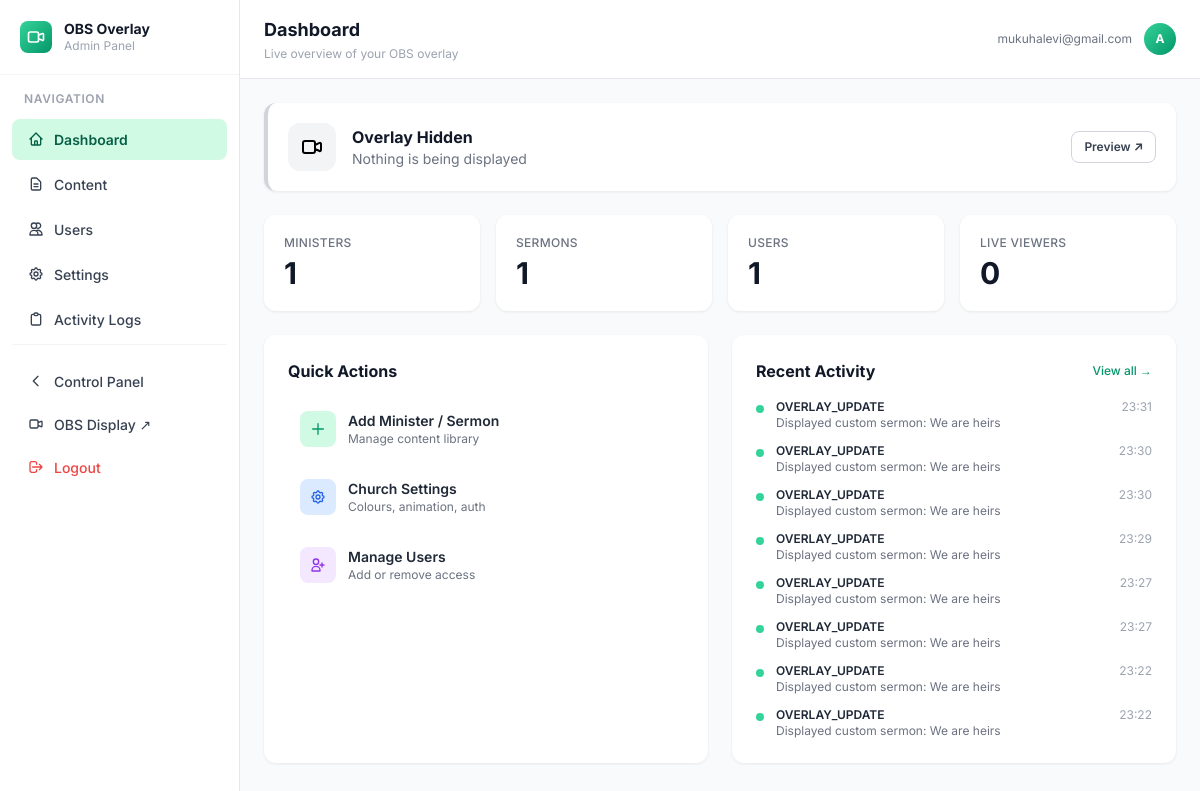
The app's page /admin/dashboard (signed in) with its own data.
### models.py (models this page shows, shortened)
class User(UserMixin, db.Model):
    id = db.Column(db.Integer, primary_key=True)
    email = db.Column(db.String(120), unique=True, nullable=False)
    name = db.Column(db.String(120))
    is_admin = db.Column(db.Boolean, default=False)
    created_at = db.Column(db.DateTime, default=datetime.utcnow)

class ActivityLog(db.Model):
    id = db.Column(db.Integer, primary_key=True)
    user_id = db.Column(db.Integer, db.ForeignKey('user.id'), nullable=True)
    user_email = db.Column(db.String(120))
    user_name = db.Column(db.String(120))
    action = db.Column(db.String(100), nullable=False)
    details = db.Column(db.String(500))
    timestamp = db.Column(db.DateTime, default=datetime.utcnow)
    ip_address = db.Column(db.String(50))

### blueprints/admin.py (the view)
@admin_bp.route('/')
@admin_bp.route('/dashboard')
@login_required
@admin_required
def dashboard():
    from models import Church, Settings, AnimationSettings, Minister, Sermon, User, ActivityLog
    church = Church.query.first()
    settings = {s.key: s.value for s in Settings.query.all()}
    animation_settings = AnimationSettings.query.first()
    cleanup_old_logs()
    recent_logs = ActivityLog.query.order_by(ActivityLog.timestamp.desc()).limit(8).all()
    return render_template('admin/dashboard.html',
                           church=church,
                           settings=settings,
                           animation_settings=animation_settings,
                           current_state=overlay_state,
                           ministers_count=Minister.query.count(),
                           sermons_count=Sermon.query.count(),
                           users_count=User.query.count(),
                           sse_clients=len(state_update_queues),
                           recent_logs=recent_logs)

### utils/helpers.py (called while the page is built)
def admin_required(f):
    @wraps(f)
    def decorated(*args, **kwargs):
        if not current_user.is_authenticated:
            return redirect(url_for('auth.login'))
        if not current_user.is_admin:
            log_activity('UNAUTHORIZED_ACCESS_ATTEMPT',
                         f'Attempted admin access: {request.path}')
            return jsonify({'error': 'Admin access required'}), 403
        return f(*args, **kwargs)
    return decorated

def cleanup_old_logs():
    from models import ActivityLog
    try:
        cutoff = datetime.utcnow() - timedelta(days=7)
        deleted = ActivityLog.query.filter(ActivityLog.timestamp < cutoff).delete()
        if deleted:
            db.session.commit()
            print(f"🗑️  Cleaned up {deleted} old activity logs")
    except Exception as e:
        db.session.rollback()
        print(f"Error cleaning up logs: {e}")

### templates/admin/dashboard.html (shortened to what this page needs)
{% extends 'admin/base_admin.html' %}
{% block page_title %}Dashboard{% endblock %}
{% block page_subtitle %}Live overview of your OBS overlay{% endblock %}
{% block admin_content %}
<div class="card p-5 mb-6 border-l-4 transition-all duration-300" id="status-card">
    <div class="flex items-center justify-between flex-wrap gap-4">
        <div class="flex items-center gap-4">
            <div class="w-12 h-12 rounded-xl flex items-center justify-center transition-colors duration-300" id="status-icon-bg">
            </div>
            <div>
                <p class="font-bold text-gray-900" id="status-title">Loading…</p>
                <p class="text-sm text-gray-500" id="status-detail">—</p>
            </div>
        </div>
        <div class="flex items-center gap-3">
            <a href="{{ url_for('display.show') }}" target="_blank"
               class="btn btn-ghost btn-sm">Preview ↗</a>
        </div>
    </div>
</div>
<div class="grid grid-cols-2 md:grid-cols-4 gap-4 mb-6">
    <div class="card p-5">
        <p class="text-xs text-gray-500 font-medium uppercase tracking-wide">Ministers</p>
        <p class="text-3xl font-bold text-gray-900 mt-1">{{ ministers_count }}</p>
    </div>
    <div class="card p-5">
        <p class="text-xs text-gray-500 font-medium uppercase tracking-wide">Sermons</p>
        <p class="text-3xl font-bold text-gray-900 mt-1">{{ sermons_count }}</p>
    </div>
    <div class="card p-5">
        <p class="text-xs text-gray-500 font-medium uppercase tracking-wide">Users</p>
        <p class="text-3xl font-bold text-gray-900 mt-1">{{ users_count }}</p>
    </div>
    <div class="card p-5">
        <p class="text-xs text-gray-500 font-medium uppercase tracking-wide">Live Viewers</p>
        <p class="text-3xl font-bold text-gray-900 mt-1" id="sse-count">{{ sse_clients }}</p>
    </div>
</div>
<div class="grid grid-cols-1 lg:grid-cols-2 gap-6">
    <div class="card p-6">
        <h2 class="text-base font-bold text-gray-900 mb-4">Quick Actions</h2>
        <div class="space-y-2">
            <a href="{{ url_for('admin.content') }}"
               class="flex items-center gap-3 p-3 rounded-lg hover:bg-gray-50 transition no-underline group">
                <div class="w-9 h-9 bg-emerald-100 rounded-lg flex items-center justify-center flex-shrink-0">
                    <svg class="w-4 h-4 text-emerald-600" fill="none" stroke="currentColor" viewBox="0 0 24 24">
                        <path stroke-linecap="round" stroke-linejoin="round" stroke-width="2" d="M12 4v16m8-8H4"/>
                    </svg>
                </div>
                <div>
                    <p class="text-sm font-semibold text-gray-800">Add Minister / Sermon</p>
                    <p class="text-xs text-gray-500">Manage content library</p>
                </div>
            </a>
            <a href="{{ url_for('admin.settings') }}"
               class="flex items-center gap-3 p-3 rounded-lg hover:bg-gray-50 transition no-underline">
                <div class="w-9 h-9 bg-blue-100 rounded-lg flex items-center justify-center flex-shrink-0">
                </div>
                <div>
                    <p class="text-sm font-semibold text-gray-800">Church Settings</p>
                    <p class="text-xs text-gray-500">Colours, animation, auth</p>
                </div>
            </a>
            <a href="{{ url_for('admin.users') }}"
               class="flex items-center gap-3 p-3 rounded-lg hover:bg-gray-50 transition no-underline">
                <div class="w-9 h-9 bg-purple-100 rounded-lg flex items-center justify-center flex-shrink-0">
                    <svg class="w-4 h-4 text-purple-600" fill="none" stroke="currentColor" viewBox="0 0 24 24">
                        <path stroke-linecap="round" stroke-linejoin="round" stroke-width="2"
                              d="M18 9v3m0 0v3m0-3h3m-3 0h-3m-2-5a4 4 0 11-8 0 4 4 0 018 0zM3 20a6 6 0 0112 0v1H3v-1z"/>
                    </svg>
                </div>
                <div>
                    <p class="text-sm font-semibold text-gray-800">Manage Users</p>
                    <p class="text-xs text-gray-500">Add or remove access</p>
                </div>
            </a>
        </div>
    </div>
    <div class="card p-6">
        <div class="flex items-center justify-between mb-4">
            <h2 class="text-base font-bold text-gray-900">Recent Activity</h2>
            <a href="{{ url_for('admin.logs') }}" class="text-xs text-emerald-600 hover:underline font-medium">View all →</a>
        </div>
        {% if recent_logs %}
        <div class="space-y-3">
            {% for log in recent_logs %}
            <div class="flex items-start gap-3">
                <div class="w-2 h-2 rounded-full bg-emerald-400 mt-1.5 flex-shrink-0"></div>
                <div class="flex-1 min-w-0">
                    <p class="text-xs font-semibold text-gray-800 truncate">{{ log.action }}</p>
                    <p class="text-xs text-gray-500 truncate">{{ log.details or '—' }}</p>
                </div>
                <p class="text-xs text-gray-400 flex-shrink-0">{{ log.timestamp.strftime('%H:%M') }}</p>
            </div>
            {% endfor %}
        </div>
        {% else %}
        <p class="text-sm text-gray-400">No recent activity yet</p>
        {% endif %}
    </div>
</div>
{% endblock %}

### templates/admin/base_admin.html (shortened to what this page needs)
{% extends 'base.html' %}
{% block body %}
<div class="flex h-screen overflow-hidden bg-gray-50">
    <aside id="adminSidebar" class="admin-sidebar flex-shrink-0 overflow-y-auto">
        <div class="p-5 border-b border-gray-100">
            <a href="{{ url_for('admin.dashboard') }}" class="flex items-center gap-3 no-underline">
                <div class="w-8 h-8 bg-gradient-to-br from-emerald-400 to-emerald-600 rounded-lg flex items-center justify-center">
                    <svg class="w-5 h-5 text-white" fill="none" stroke="currentColor" viewBox="0 0 24 24">
                        <path stroke-linecap="round" stroke-linejoin="round" stroke-width="2"
                              d="M15 10l4.553-2.069A1 1 0 0121 8.882v6.236a1 1 0 01-1.447.894L15 14M5 18h8a2 2 0 002-2V8a2 2 0 00-2-2H5a2 2 0 00-2 2v8a2 2 0 002 2z"/>
                    </svg>
                </div>
                <div>
                    <p class="font-bold text-sm text-gray-900 leading-tight">OBS Overlay</p>
                    <p class="text-xs text-gray-400">Admin Panel</p>
                </div>
            </a>
        </div>
        <nav class="flex-1 px-3 py-4 space-y-1">
            <p class="text-xs font-semibold text-gray-400 uppercase tracking-wider px-3 mb-3">Navigation</p>
            <a href="{{ url_for('admin.dashboard') }}"
               class="admin-nav-link {% if request.endpoint == 'admin.dashboard' %}active{% endif %}">
                <svg class="w-4 h-4" fill="none" stroke="currentColor" viewBox="0 0 24 24">
                    <path stroke-linecap="round" stroke-linejoin="round" stroke-width="2"
                          d="M3 12l2-2m0 0l7-7 7 7M5 10v10a1 1 0 001 1h3m10-11l2 2m-2-2v10a1 1 0 01-1 1h-3m-6 0a1 1 0 001-1v-4a1 1 0 011-1h2a1 1 0 011 1v4a1 1 0 001 1m-6 0h6"/>
                </svg>
                Dashboard
            </a>
            <a href="{{ url_for('admin.content') }}"
               class="admin-nav-link {% if request.endpoint == 'admin.content' %}active{% endif %}">
                <svg class="w-4 h-4" fill="none" stroke="currentColor" viewBox="0 0 24 24">
                    <path stroke-linecap="round" stroke-linejoin="round" stroke-width="2"
                          d="M9 12h6m-6 4h6m2 5H7a2 2 0 01-2-2V5a2 2 0 012-2h5.586a1 1 0 01.707.293l5.414 5.414a1 1 0 01.293.707V19a2 2 0 01-2 2z"/>
                </svg>
                Content
            </a>
            <a href="{{ url_for('admin.users') }}"
               class="admin-nav-link {% if request.endpoint == 'admin.users' %}active{% endif %}">
                <svg class="w-4 h-4" fill="none" stroke="currentColor" viewBox="0 0 24 24">
                    <path stroke-linecap="round" stroke-linejoin="round" stroke-width="2"
                          d="M12 4.354a4 4 0 110 5.292M15 21H3v-1a6 6 0 0112 0v1zm0 0h6v-1a6 6 0 00-9-5.197M13 7a4 4 0 11-8 0 4 4 0 018 0z"/>
                </svg>
                Users
            </a>
            <a href="{{ url_for('admin.settings') }}"
               class="admin-nav-link {% if request.endpoint == 'admin.settings' %}active{% endif %}">
                Settings
            </a>
            <a href="{{ url_for('admin.logs') }}"
               class="admin-nav-link {% if request.endpoint == 'admin.logs' %}active{% endif %}">
                <svg class="w-4 h-4" fill="none" stroke="currentColor" viewBox="0 0 24 24">
                    <path stroke-linecap="round" stroke-linejoin="round" stroke-width="2"
                          d="M9 5H7a2 2 0 00-2 2v12a2 2 0 002 2h10a2 2 0 002-2V7a2 2 0 00-2-2h-2M9 5a2 2 0 002 2h2a2 2 0 002-2M9 5a2 2 0 012-2h2a2 2 0 012 2"/>
                </svg>
                Activity Logs
            </a>
            <div class="pt-4 border-t border-gray-100 mt-4">
                <a href="{{ url_for('user.panel') }}" class="admin-nav-link">
                    <svg class="w-4 h-4" fill="none" stroke="currentColor" viewBox="0 0 24 24">
                        <path stroke-linecap="round" stroke-linejoin="round" stroke-width="2"
                              d="M15 19l-7-7 7-7"/>
                    </svg>
                    Control Panel
                </a>
                <a href="{{ url_for('display.show') }}" target="_blank" class="admin-nav-link">
                    <svg class="w-4 h-4" fill="none" stroke="currentColor" viewBox="0 0 24 24">
                        <path stroke-linecap="round" stroke-linejoin="round" stroke-width="2"
                              d="M15 10l4.553-2.069A1 1 0 0121 8.882v6.236a1 1 0 01-1.447.894L15 14M5 18h8a2 2 0 002-2V8a2 2 0 00-2-2H5a2 2 0 00-2 2v8a2 2 0 002 2z"/>
                    </svg>
                    OBS Display ↗
                </a>
                <a href="{{ url_for('auth.logout') }}" class="admin-nav-link text-red-500 hover:bg-red-50 hover:text-red-700">
                    <svg class="w-4 h-4" fill="none" stroke="currentColor" viewBox="0 0 24 24">
                        <path stroke-linecap="round" stroke-linejoin="round" stroke-width="2"
                              d="M17 16l4-4m0 0l-4-4m4 4H7m6 4v1a3 3 0 01-3 3H6a3 3 0 01-3-3V7a3 3 0 013-3h4a3 3 0 013 3v1"/>
                    </svg>
                    Logout
                </a>
            </div>
        </nav>
    </aside>
    <div class="flex-1 flex flex-col overflow-hidden">
        <header class="bg-white border-b border-gray-200 px-6 py-4 flex items-center gap-4 flex-shrink-0">
            <div class="flex-1">
                <h1 class="text-lg font-bold text-gray-900">{% block page_title %}Admin{% endblock %}</h1>
                <p class="text-xs text-gray-400 mt-0.5">{% block page_subtitle %}OBS Overlay System{% endblock %}</p>
            </div>
            <div class="flex items-center gap-3">
                <span class="text-xs text-gray-500 hidden md:block">{{ current_user.email }}</span>
                <div class="w-8 h-8 bg-gradient-to-br from-emerald-400 to-emerald-600 rounded-full flex items-center justify-center">
                    <span class="text-white font-bold text-xs">
                        {{ current_user.name[0] if current_user.name else current_user.email[0] }}
                    </span>
                </div>
            </div>
        </header>
        <main class="flex-1 overflow-y-auto p-6">
            {% block admin_content %}{% endblock %}
        </main>
    </div>
</div>
{% endblock %}

### templates/base.html (style rules this page uses)
body { font-family: 'Inter', sans-serif; }

### templates/admin/base_admin.html (style rules this page uses)
.admin-sidebar { width: 240px; flex-shrink: 0; background: white; border-right: 1px solid #e5e7eb; min-height: 100vh; display: flex; flex-direction: column; }
.admin-nav-link { display: flex; align-items: center; gap: 10px; padding: 10px 16px; border-radius: 8px; font-size: 14px; font-weight: 500; color: #374151; text-decoration: none; transition: all 0.15s; margin-bottom: 2px; }
.admin-nav-link.active { background: #d1fae5; color: #065f46; font-weight: 600; }
.admin-nav-link svg { flex-shrink: 0; }
.card { background: white; border-radius: 12px; box-shadow: 0 1px 3px rgba(0,0,0,0.08); }
.btn { padding: 9px 18px; border-radius: 8px; font-weight: 600; font-size: 13px; cursor: pointer; border: none; transition: all 0.18s; display: inline-flex; align-items: center; gap: 6px; }
.btn-ghost { background: transparent; border: 1.5px solid #d1d5db; color: #374151; }
.btn-sm { padding: 6px 12px; font-size: 12px; }

### records on screen
User: email "mukuhalevi@gmail.com", name "A"
ActivityLog: action "OVERLAY_UPDATE", details "Displayed custom sermon: We are heirs", timestamp "23:31"
ActivityLog: action "OVERLAY_UPDATE", details "Displayed custom sermon: We are heirs", timestamp "23:30"
ActivityLog: action "OVERLAY_UPDATE", details "Displayed custom sermon: We are heirs", timestamp "23:30"
ActivityLog: action "OVERLAY_UPDATE", details "Displayed custom sermon: We are heirs", timestamp "23:29"
ActivityLog: action "OVERLAY_UPDATE", details "Displayed custom sermon: We are heirs", timestamp "23:27"
ActivityLog: action "OVERLAY_UPDATE", details "Displayed custom sermon: We are heirs", timestamp "23:27"
ActivityLog: action "OVERLAY_UPDATE", details "Displayed custom sermon: We are heirs", timestamp "23:22"
ActivityLog: action "OVERLAY_UPDATE", details "Displayed custom sermon: We are heirs", timestamp "23:22"

### other values on screen
{{ ministers_count }} "1"
{{ sermons_count }} "1"
{{ users_count }} "1"
{{ sse_clients }} "0"
